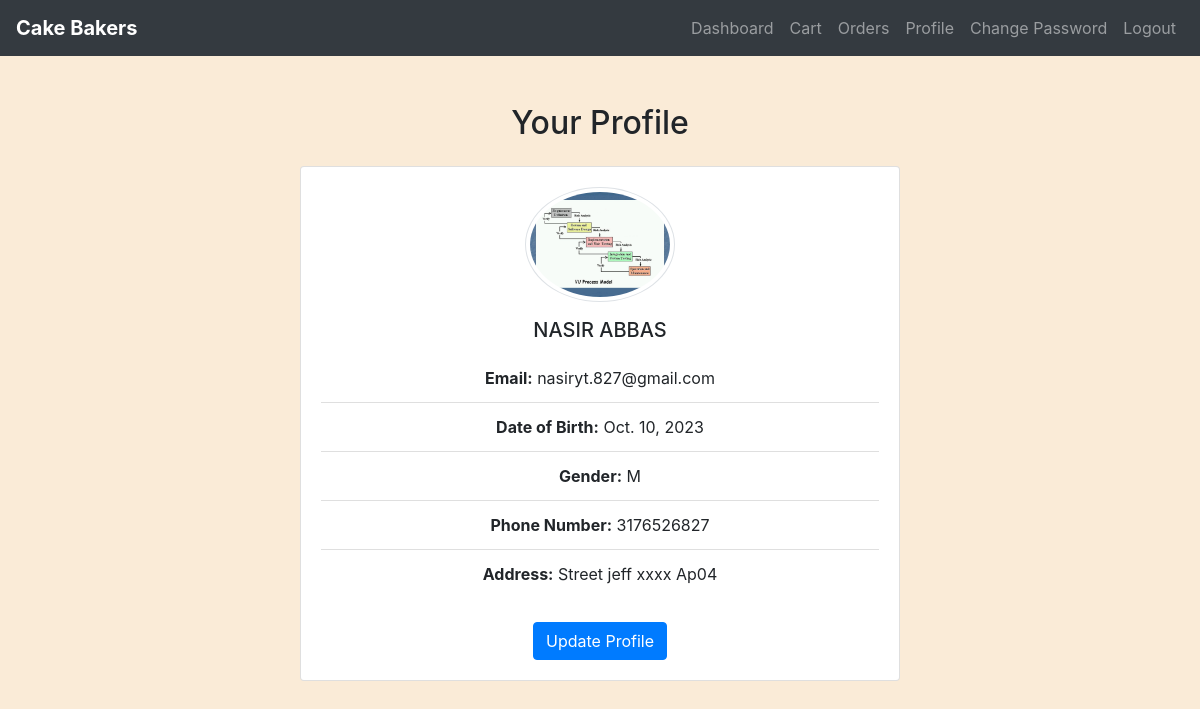
The page /view_profile/ (signed in) on the database its author committed.
### myapp/models.py (models this page shows, shortened)
class Profile(models.Model):
    GENDER_CHOICES = [
        ('M', 'Male'),
        ('F', 'Female'),
    ]
    user = models.OneToOneField(User, on_delete=models.CASCADE)
    full_name = models.CharField(max_length=100, default="")
    email = models.EmailField(default="")
    date_of_birth = models.DateField(default=None, blank=True, null=True)
    age = models.IntegerField(default=None, blank=True, null=True, validators=[validators.MinValueValidator(0)])
    phone_number = models.CharField(
        max_length=20,
        default="",
        blank=True,
        null=True,
        validators=[validators.RegexValidator(regex='^[0-9]*$', message='Enter a valid phone number.', code='invalid_number')]
    )  # Only allow numeric values
    address = models.TextField(default="", blank=True, null=True)
    profile_picture = models.ImageField(upload_to='profile_pics/', default='default.jpg')
    gender = models.CharField(max_length=1, choices=GENDER_CHOICES, blank=True, null=True)

### myapp/views.py (the view)
# urls.py: path('view_profile/', views.view_profile, name='view_profile'),
@login_required
def view_profile(request):
    user_profile = Profile.objects.get(user=request.user)
    return render(request, 'view_profile.html', {'user_profile': user_profile})

### templates/view_profile.html (shortened to what this page needs)
{% extends "base.html" %}
{% block content %}
    <div class="container mt-5">
        <h2 class="text-center mb-4">Your Profile</h2>
        <div class="card mx-auto" style="max-width: 600px;">
            <div class="card-body text-center">
                {% if user_profile.profile_picture %}
                    <img src="{{ user_profile.profile_picture.url }}" alt="Profile Picture" class="rounded-circle img-thumbnail mb-3" width="150" height="150">
                {% endif %}
                <h5 class="card-title">{{ user_profile.full_name }}</h5>
                <ul class="list-group list-group-flush">
                    <li class="list-group-item"><strong>Email:</strong> {{ user_profile.email }}</li>
                    <li class="list-group-item"><strong>Date of Birth:</strong> {{ user_profile.date_of_birth }}</li>
                    <li class="list-group-item"><strong>Gender:</strong> {{ user_profile.gender }}</li>
                    <li class="list-group-item"><strong>Phone Number:</strong> {{ user_profile.phone_number }}</li>
                    <li class="list-group-item"><strong>Address:</strong> {{ user_profile.address }}</li>
                </ul>
                <div class="mt-4">
                    <a href="{% url 'update_profile' %}" class="btn btn-primary">Update Profile</a>
                </div>
            </div>
        </div>
    </div>
{% endblock %}

### templates/base.html (style rules this page uses)
body { background-color: antiquewhite; }
h1, h2, h3, h4 { margin: 30px; text-align: center; }

### rows shown on the page
Profile: profile_picture (picture), full_name "NASIR ABBAS", email "nasiryt.827@gmail.com", date_of_birth "Oct. 10, 2023", gender "M", phone_number "3176526827", address "Street jeff xxxx Ap04"
